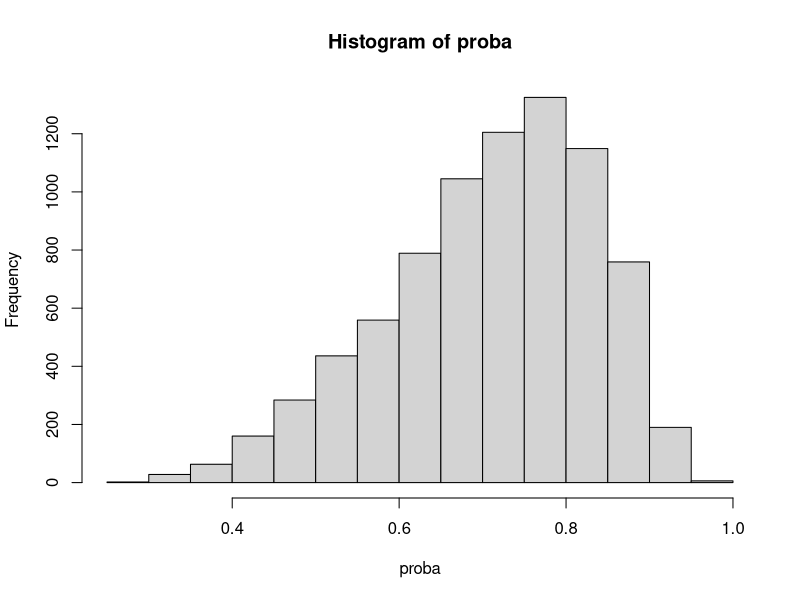

Generate this figure with R: (Note: this script raises an error after producing the figure.)
library(boot);
library(lme4);
#----------------------------------------------------------------------------------------
# Default setting
#----------------------------------------------------------------------------------------

set.seed(105);
isMissing <- TRUE;
isVarying <- FALSE; #scenario2
isNormal <- TRUE; #scenario3
gamma1<-1;cluster<-400;unit<-20;
gamma0<-1.0;beta0<-0.25;beta1<-0.5;
if( isNormal){
  sigma.a<-1;
}else{
  sigma.a<-15/13;
}
sigma.e<-1;true<-0;M<-1000;
len<-4;res1=res2=res3=res4=matrix(0,nrow=M,ncol=5)
count.res1=count.res2=count.res3=count.res4=matrix(0,nrow=M,ncol=4)
var.res3=var.res4=matrix(0, nrow=M, ncol=len^2)
true_parameter<-c(beta0,beta1,sigma.a,sigma.e)
vari1=vari2=vari3=vari4=est1=est2=est3=est4=rep(0,4)

#----------------------------------------------------------------------------------------
# Function for estimating gamma
#----------------------------------------------------------------------------------------

calculate_nr <- function(old){
  w=delta*exp(-X*old); U=I=0; U.part=NULL;
  	for( i in 1: (cluster-full_cluster)){
      this_cluster<-(1:cluster)[-full_index][i]
      this_index<-which( long_cluster %in% this_cluster )

  		w.i = w[this_index]
  		U.part[i] = (length(this_index)-Obs[this_index])[1]*sum(w.i*(X-unObs_X)[this_index])/sum(w.i)
  		U = U + U.part[i];
  		I = I + (length(this_index)-Obs[this_index])[1]*(sum((-X[this_index])*w.i*(X-unObs_X)[this_index])*sum(w.i)-
        sum(w.i*(X-unObs_X)[this_index])*sum((-X[this_index])*w.i))/(sum(w.i))^2
  	}
  new = old - U/I; 
  return(c(new, U^2, I, U.part))
}

get_gamma <- function(){
    count=1; isBad=TRUE; temp=temp2=NULL; I=U.part=NULL;
    old = sum(X-unObs_X)/sum((X-unObs_X)*X);
    while( isBad ){
        count<-count+1;
        temp<-calculate_nr(old); 
        new<-calculate_nr(temp[1]);
        	if( new[2] < temp[2] ){
        		old<-temp[1];
        		if( new[2] < 10^(-15) ){
        			isBad<-FALSE;
        		}
        	}else{
        		Check<-TRUE;
        		while(Check){
        			print(":("); 
        			if(calculate_nr((old+temp[1])/2)[2] < calculate_nr(old)[2]){
        				Check<-FALSE;
        			}else{
        				old<-(old+temp[1])/2
        			}
        		}
        	}	
    }
    old = temp[1];
    I = -temp[3]; U.part = temp[4:(cluster-full_cluster+3)]; IF = sum(U.part)/I; Z=NULL;
    
    for( i in 1: (cluster-full_cluster)){
      this_cluster<-(1:cluster)[-full_index][i]
      this_index<-which( long_cluster %in% this_cluster )
      delta_i<-delta[this_index]; X_i<-X[this_index];
      alpha[i]<-(-log((length(this_index)-Obs[this_index])[1]/sum(delta_i*exp(-old*X_i))))
      est_pi[this_index]<-inv.logit(alpha[i]+old*X_i)
    }
    
    return(c(est_pi,old));
}

#----------------------------------------------------------------------------------------
# Function for generating database and result tables
#----------------------------------------------------------------------------------------

make_data_matrix <- function(cluster,unit){
  X = matrix(runif(cluster*unit, min=-1/2,max=1/2), nrow=unit, ncol=cluster)
  if( isNormal){
    a = matrix(rep(rnorm(cluster, mean=0, sd=sigma.a),each = unit), nrow=unit, ncol=cluster)
  }else{
    a = matrix(rep(rt(cluster, df=15), each = unit), nrow=unit, ncol=cluster)
  }

  if( isMissing ){ #True value for missing data analysis
  	proba = inv.logit(gamma0+0.6*a+gamma1*X); #logit probability
  	while(TRUE){
  		delta = matrix(rbinom(n=cluster*unit, size=1, prob = proba), nrow=unit, ncol=cluster)
  		if( (sum(colMeans(delta)==0)==0) ){
  			break;
  		}
  	}
  }else{
  	proba = matrix(1, nrow=unit, ncol=cluster)
  	delta = matrix(1, nrow=unit, ncol=cluster)
  }
	Y = matrix(beta0 + beta1*X + a + rnorm(cluster*unit, mean=0, sd=sigma.e), nrow=unit, ncol=cluster);
	return(list(X,Y,delta,a,proba));
}

trans <- function(vector, units, islong=FALSE){
  result_vec = c()
  cumsum_point <- c(0, cumsum(units))
  for(i in 1:length(units)){
    this_cluster <- (cumsum_point[i]+1):cumsum_point[(i+1)]
    if(islong){
      result_vec = c(result_vec, rep(sum(vector[this_cluster]), units[i]))
    }else{
      result_vec = c(result_vec, sum(vector[this_cluster]))
    }
  }
	return( result_vec )
}

old_trans <-function(vector, repe){
  result_value <- rep(colSums(matrix(vector, ncol = cluster)), each=repe)
  return(result_value)
}

res.cal <- function(result){
  BIAS = colMeans(result)[1:4]
  VAR=c(var(result[,1]),var(result[,2]),var(result[,3]),var(result[,4]) )
  M <- rbind(BIAS,VAR,sqrt(1000)*BIAS/sqrt(VAR))
  colnames(M) <- c('intercept','beta','D','sigma')
  return(M)
}

make_long_unit <- function(units){
  long_unit=c()
  for( i in 1:length(units)){
    long_unit = c(long_unit, rep(units[i], units[i]))   
  }
  return(long_unit)
}

make_long_cluster <- function(units){
  long_id=c()
  for( i in 1:length(units)){
    long_id = c(long_id, rep(i, units[i]))   
  }
  return(long_id)
}

#----------------------------------------------------------------------------------------
# Function for parameter
#----------------------------------------------------------------------------------------

get_proposed_EE <- function(X=raw_X, Y=raw_Y, a=raw_a, WEIGHT=rep(1,length(raw_Y)), old = rep(0.3, 4)){
  len = 4
  new = rep(0, 4)
  
  class_index= c()
  class_index[1] <- 0
  class_index[2:length(a)] <- sapply(2:length(a), function(x){if(a[(x-1)] != a[x]){return(1)}else{return(0)}})
  changeing_points = c(1, which(class_index==1), (length(a)+1))
  units = diff(changeing_points)

  long_unit<-make_long_unit(units)
  
  U=matrix(0, nr=length(units), nc=len); I=matrix(0, nr=len, nc =len);
  while(TRUE){
    const_a = old[3]/(old[4]+long_unit*old[3]); #I define const_a for convenience sake.
    short_const_a = old[3]/(old[4]+units*old[3]); 
    a.hat = trans(WEIGHT*(Y-old[1]-X*old[2]), units= units, islong=TRUE);
    zeta = trans(WEIGHT*(Y-old[1]-X*old[2]), units= units)^2 - trans((WEIGHT^2-1), units= units)*old[4]
    
    U.1 = trans( (WEIGHT*(Y-old[1]-X*old[2])-const_a*a.hat), units= units)
    U.2 = trans( X*(WEIGHT*(Y-old[1]-X*old[2])-const_a*a.hat), units= units) - trans( X*(WEIGHT-1)*a.hat, units= units)/units
    U.3 = zeta - trans(WEIGHT*(Y-old[1]-X*old[2])^2, units= units)  - units*(units-1)*old[3]
    U.4 = trans(WEIGHT*(Y-old[1]-X*old[2])^2, units= units) - short_const_a*zeta - units*old[4]
    
    U = cbind(U.1, U.2, U.3, U.4)
    
    I[1,1] = sum( units*(short_const_a*units-1) )
    I[1,2] = sum( trans(WEIGHT*X, units= units)*(units*short_const_a-1) )
    I[1,3] = sum( (trans(WEIGHT*(Y-old[1]-X*old[2]), units= units))*(-units*old[4]/((old[4]+units*old[3])^2)) )
    I[1,4] = sum( (trans(WEIGHT*(Y-old[1]-X*old[2]), units= units))*units*(short_const_a^2)/old[3] )
    
    I[2,1] = sum(trans(X, units= units)*(units*short_const_a-1))
    I[2,2] = sum( X*(const_a*trans(WEIGHT*X, units= units, islong=TRUE)-(WEIGHT*X)) ) + sum( trans( X*(WEIGHT-1)*trans(WEIGHT*X, units= units, islong=TRUE), units= units)/units )
    I[2,3] = sum( (trans(WEIGHT*(Y-old[1]-X*old[2]), units= units))*(trans(X, units= units))*(-old[4]/((old[4]+units*old[3])^2)) );
    I[2,4] = sum( (trans(WEIGHT*(Y-old[1]-X*old[2]), units= units))*(trans(X, units= units))*((short_const_a^2)/old[3]) );
    
    I[3,1] = 2*sum( trans(WEIGHT*(Y-old[1]-X*old[2]), units= units)*(1-units) );
    I[3,2] = 2*sum( -trans(WEIGHT*(Y-old[1]-X*old[2]), units= units)*trans(WEIGHT*X, units= units) + trans(WEIGHT*(Y-old[1]-X*old[2])*X, units= units));
    I[3,3] = sum( -units*(units-1) );
    I[3,4] = sum( -trans(WEIGHT^2-1, units= units) );
    
    I[4,1] = 2*sum( trans(WEIGHT*(Y-old[1]-X*old[2]), units= units)*(units*short_const_a-1) );
    I[4,2] = 2*sum( trans(WEIGHT*(Y-old[1]-X*old[2]), units= units)*trans(WEIGHT*X, units= units)*(short_const_a) - trans(WEIGHT*(Y-old[1]-X*old[2])*X, units= units) );
    I[4,3] = sum( zeta*(-old[4]/(old[4]+units*old[3])^2) );
    I[4,4] = sum( zeta*(short_const_a^2)/old[3] + short_const_a*trans((WEIGHT^2-1), units= units) - units );
    
    new = old - solve(I)%*%colSums(U);
    error=sum((new-old)^2); old=new;
    print(error)
    if( error<10^-8 ){
      vari = (solve(I)%*%var(U)%*%t(solve(I)))*cluster		
      break;
    }
  }
  
  return(list(old, vari))
}

get_proposed_EM <- function(X=raw.X, Y=raw.Y, a=raw.a, WEIGHT=rep(1,length(raw.Y)), old = rep(0.3, 4)){
  len = 4
  new = rep(0, 4)
  
  class_index= c()
  class_index[1] <- 0
  class_index[2:length(a)] <- sapply(2:length(a), function(x){if(a[(x-1)] != a[x]){return(1)}else{return(0)}})
  changeing_points = c(1, which(class_index==1), (length(a)+1))
  units = diff(changeing_points)
  
  long_unit=c()
  for( i in 1:length(units)){
    long_unit = c(long_unit, rep(units[i], units[i]))   
  }
  
  U=matrix(0, nr=length(units), nc=len); I=matrix(0, nr=len, nc =len);
  while(TRUE){
    q = old[3]/(old[4]+long_unit*old[3]); #I define q for convenience sake.
    short_q = old[3]/(old[4]+units*old[3]); 
    a.hat = trans(WEIGHT*(Y-old[1]-X*old[2]), units= units, islong=TRUE);
    zeta = trans(WEIGHT*(Y-old[1]-X*old[2]), units= units)^2 - trans((WEIGHT^2-1), units= units)*old[4]
    
    U.1 = trans( (WEIGHT*(Y-old[1]-X*old[2])-q*a.hat), units= units) - trans( (WEIGHT-1)*a.hat, units= units)/units
    U.2 = trans( X*(WEIGHT*(Y-old[1]-X*old[2])-q*a.hat), units= units) - trans( X*(WEIGHT-1)*a.hat, units= units)/units
    U.3 = old[4]*short_q+(short_q^2)*zeta - old[3]
    U.4 = trans(WEIGHT*(Y-old[1]-X*old[2])^2, units= units) + units*old[4]*short_q - (units + 2*old[4]/old[3])*(short_q^2)*zeta - units*old[4]
    
    U = cbind(U.1, U.2, U.3, U.4)
    
    I[1,1] = sum(units*(short_q*units-1))
    I[1,2] = sum(trans(WEIGHT*X, units= units)*(units*short_q-1))
    I[2,1] = sum(trans(X, units= units)*(units*short_q-1))
    I[2,2] = sum( X*(q*trans(WEIGHT*X, units= units, islong=TRUE)-(WEIGHT*X)) ) + sum( trans( X*(WEIGHT-1)*trans(WEIGHT*X, units= units, islong=TRUE), units= units)/units )
    I[1,3] = sum( (trans(WEIGHT*(Y-old[1]-X*old[2]), units= units))*(-units*old[4]/((old[4]+units*old[3])^2)) )
    I[1,4] = sum( (trans(WEIGHT*(Y-old[1]-X*old[2]), units= units))*units*(short_q^2)/old[3] )
    I[2,3] = sum( (trans(WEIGHT*(Y-old[1]-X*old[2]), units= units))*(trans(X, units= units))*(-old[4]/((old[4]+units*old[3])^2)) );
    I[2,4] = sum( (trans(WEIGHT*(Y-old[1]-X*old[2]), units= units))*(trans(X, units= units))*((short_q^2)/old[3]) );
    I[3,1] = sum( 2*(short_q^2)*trans(WEIGHT*(Y-old[1]-X*old[2]), units= units)*trans(WEIGHT*(-1), units= units) );
    I[3,2] = sum( 2*(short_q^2)*trans(WEIGHT*(Y-old[1]-X*old[2]), units= units)*trans(WEIGHT*(-X), units= units) );
    
    I[3,3] = sum( (old[4]/(old[4]+units*old[3]))^2 + 2*short_q*old[4]*zeta/(old[4]+units*old[3])^2 ) - length(units);
    I[3,4] = sum( units*short_q^2 - 2*(short_q^3)*zeta/(old[3]) - (short_q^2)*(trans(WEIGHT^2-1, units= units)) );
    I[4,1] = sum(2*WEIGHT*(Y-old[1]-X*old[2])*(-1)) + sum( (units*(short_q^2)-2*short_q)*2*(trans(WEIGHT*(Y-old[1]-X*old[2]), units= units)*trans(WEIGHT*(-1), units= units)) );
    I[4,2] = sum(2*WEIGHT*(Y-old[1]-X*old[2])*(-X)) + sum( (units*(short_q^2)-2*short_q)*2*(trans(WEIGHT*(Y-old[1]-X*old[2]), units= units)*trans(WEIGHT*(-X), units= units)) );
    I[4,3] = sum( units*(old[4]/(old[4]+units*old[3]))^2 + zeta*(units*2*short_q*old[4]/(old[4]+units*old[3])^2 - 2*old[4]/(old[4]+units*old[3])^2 ) );
    I[4,4] = sum( (units*short_q)^2 - trans(WEIGHT^2-1, units= units)*(units*(short_q^2)-2*short_q) + zeta*(2*units*(short_q^3)/(-old[3]) + 2*(short_q^2)/old[3] ) - units );
    
    if(FALSE){
      W = delta*exp(-gamma.fit*X)
      W.X = trans(W*X, 10); W.1 = trans(W*1, 10);
      del.pi = proba*(1-proba)*(X - W.X/W.1)
      U.5 = trans((WEIGHT-1)*X,1)
      U.star = cbind(U.1, U.2, U.3, U.4, U.5)
      
      I.star[1:4,1:4] = I[1:4,1:4]
      I.star[1,5] = sum( ((-WEIGHT^2)*del.pi*(Y-old[1]-X*old[2]-q*a.hat) + WEIGHT*(q*trans(WEIGHT^2*(del.pi)*(Y-old[1]-X*old[2]),1))))
      I.star[2,5] = sum( (X*(-WEIGHT^2)*del.pi*(Y-old[1]-X*old[2]-a.hat/unit) + X*WEIGHT*(trans(WEIGHT^2*(del.pi)*(Y-old[1]-X*old[2]),1)/unit))*unit*q)
      I.star[3,5] = sum(q^2*(2*trans(WEIGHT*(Y-old[1]-X*old[2]),1)*trans(-WEIGHT^2*(del.pi)*(Y-old[1]-X*old[2]),1)+2*old[4]*trans(WEIGHT^3*(del.pi),1) ))
      I.star[4,5] = sum( unit*(old[4]/(old[4]+unit*old[3]))^2 + zeta*(unit*2*q*old[4]/(old[4]+unit*old[3])^2 - 2*old[4]/(old[4]+unit*old[3])^2) ) 
      I.star[5,5] = sum(-WEIGHT^2*del.pi*X)
      new = old - solve(I.star)%*%colSums(U.star)
    }
    
    new = old - solve(I)%*%colSums(U);
    error=sum((new-old)^2); old=new;
    print(error)
    if( error<10^-8 ){
      vari = (solve(I)%*%var(U)%*%t(solve(I)))*cluster    
      break;
    }
  }
  
  return(list(old, vari))
}


#----------------------------------------------------------------------------------------
# Simulation
#----------------------------------------------------------------------------------------

for(k in 1:M){
  
  #-----------------------------------------------------------------------
  # generating data
  #-----------------------------------------------------------------------
  
  isPASS<-TRUE
  while(isPASS){
  isPASS<-FALSE
  raw = make_data_matrix(cluster,unit);
  raw_matrix<-sapply(raw,c);    
  if( isVarying ){
    units<-rbinom(cluster, unit, 0.9) #subset of raw matrix
    subset_index<-c();
    for(j in 1:cluster){
      cluster_index = ((j-1)*unit+1):((j-1)*unit+units[j])
      subset_index <- c(subset_index, cluster_index)
	if( sum(raw_matrix[cluster_index,3]) == 0 ){
		isPASS<-TRUE
		break;
	}
    }
    raw_matrix<-raw_matrix[subset_index,]
  }else{
    units<-rep(unit, cluster) #subset of raw matrix
  }
  long_cluster<-make_long_cluster(units)
  }

  #X=Y=delta=a=NULL;	
  X=raw_X=raw_matrix[,1]; Y=raw_Y=raw_matrix[,2];
  delta=raw_delta=raw_matrix[,3]; a=raw_a=raw_matrix[,4];
  proba=raw_proba=raw_matrix[,5]; raw_long_cluster=long_cluster
  hist(proba)
  
  #-----------------------------------------------------------------------
  # estimating gamma
  #-----------------------------------------------------------------------
  
  if( isMissing ){
      # raw_* stands for real data and variables without 'raw_' prefix are for gamma calculation
      if ( sum( tapply(raw_delta, long_cluster, FUN=sum) == units ) > 0 ) {
      	full_index = which( tapply(raw_delta, long_cluster, FUN=sum) == units )
      	full_cluster = length(full_index);
        del_full_cluster = which( long_cluster %in% full_index );
      	X<-raw_X[-del_full_cluster]; a<-raw_a[-del_full_cluster];
        delta<-raw_delta[-del_full_cluster]; Y<-raw_Y[-del_full_cluster];
        long_cluster<-long_cluster[-del_full_cluster]
      }else{
        full_cluster<-0;
	  full_index<-(cluster+1);
      }
    	Obs = unObs_X = item = Obs_X = rep(0,length(X)); alpha= NULL;
    	for( i in 1:(cluster-full_cluster) ){
        this_cluster<-(1:cluster)[-full_index][i]
        this_index<-which( long_cluster %in% this_cluster )
    		delta_i<-delta[this_index]; X_i<-X[this_index];
    		Obs[this_index]<-sum(delta_i); #r_i
    		unObs_X[this_index]<-rep(sum((1-delta_i)*X_i)/sum(1-delta_i), each=length(this_index));
    		Obs_X[this_index]<-rep(sum(delta_i*X_i)/sum(delta_i), each=length(this_index));
    	}
    	#item = X-Obs_X;
      est_pi = rep(0,length(X));
      fit_gamma = get_gamma()
      est_pi = fit_gamma[1:(length(fit_gamma)-1)]
      
      proba=c()
      if ( sum( tapply(raw_delta, raw_long_cluster, FUN=sum) == units ) > 0 ) {
      	proba=rep(1,length(raw_X));
      	proba[c(-del_full_cluster)] = as.vector(est_pi);
      }else{
      	proba = est_pi;
      }
  }
  
  X=raw_X; a=raw_a; delta=raw_delta; Y=raw_Y; WEIGHT=raw_delta/proba;
  X.obs=X[delta==1]; a.obs=a[delta==1]; delta.obs=delta[delta==1]; Y.obs=Y[delta==1];
  
  #-----------------------------------------------------------------------
  # full cases
  #-----------------------------------------------------------------------
  
  fit.full = get_proposed(X = raw_X, Y=raw_Y, a=raw_a, WEIGHT = rep(1, length(raw_Y)), old = true_parameter)
  est1 = fit.full[[1]]
  vari1 = sqrt(diag(fit.full[[2]]))
  
  #-----------------------------------------------------------------------
  # complete cases
  #-----------------------------------------------------------------------
  
  fit.complete = get_proposed(X = X.obs, Y=Y.obs, a=a.obs, WEIGHT = rep(1, length(Y.obs)), old = true_parameter)
  est2 = fit.complete[[1]]
  vari2 = sqrt(diag(fit.complete[[2]]))
  
  #-----------------------------------------------------------------------
  # proposed cases
  #-----------------------------------------------------------------------
  
  fit.proposed = get_proposed_EE(X=X, Y=Y, a=a, WEIGHT=WEIGHT, old = est2)
  est3 = fit.proposed[[1]]
  vari3 = sqrt(diag(fit.proposed[[2]]))

  #-----------------------------------------------------------------------
  # proposed cases
  #-----------------------------------------------------------------------
  
  fit.proposed_EM = get_proposed_EM(X=X, Y=Y, a=a, WEIGHT=WEIGHT, old = est2)
  est4 = fit.proposed_EM[[1]]
  vari4 = sqrt(diag(fit.proposed_EM[[2]]))

count.res1[k,] = as.numeric( (est1 + qnorm(0.025)*vari1-true_parameter)*(est1 - qnorm(0.025)*vari1-true_parameter) < 0 );
count.res2[k,] = as.numeric( (est2 + qnorm(0.025)*vari2-true_parameter)*(est2 - qnorm(0.025)*vari2-true_parameter) < 0 );
count.res3[k,] = as.numeric( (est3 + qnorm(0.025)*vari3-true_parameter)*(est3 - qnorm(0.025)*vari3-true_parameter) < 0 );
count.res4[k,] = as.numeric( (est4 + qnorm(0.025)*vari4-true_parameter)*(est4 - qnorm(0.025)*vari4-true_parameter) < 0 );


res1[k,] = c(est1-true_parameter, mean(delta))
res2[k,] = c(est2-true_parameter, mean(delta))
res3[k,] = c(est3-true_parameter, mean(delta))
res4[k,] = c(est4-true_parameter, mean(delta))

var.res3[k,] = as.vector(vari3)
var.res4[k,] = as.vector(vari3)
}

colMeans(count.res1)
colMeans(count.res2)
colMeans(count.res3)
colMeans(count.res4)

res.cal(res1);
res.cal(res2);
res.cal(res3);
res.cal(res4);

T = matrix(colMeans(var.res^2), nr=4)
cluster;unit;gamma1;

var(res3[,1:4])/T[1:4,1:4] #Check the ratio between simulation variance and estimates

#########################################################

library("xtable")
Bias = rbind(res.cal(res1)[1,],res.cal(res2)[1,],res.cal(res3)[1,],res.cal(res4)[1,])*1000
Variance = rbind(res.cal(res1)[2,],res.cal(res2)[2,],res.cal(res3)[2,],res.cal(res4)[2,])*1000
CP = rbind(colMeans(count.res1),colMeans(count.res2),colMeans(count.res3),colMeans(count.res4))*1000

DF<-data.frame(t(Bias),t(Variance),t(CP))
colnames(DF) =c("FULL","COMP","PROP_EE","PROP_EM","FULL","COMP","PROP_EE","PROP_EM","FULL","COMP","PROP_EE","PROP_EM") 
xtable(DF, digits=c(rep(1,9),rep(0,4)), display=c(rep("f",9),rep("f",4)), align=rep("c",13))

cluster;unit;isVarying


